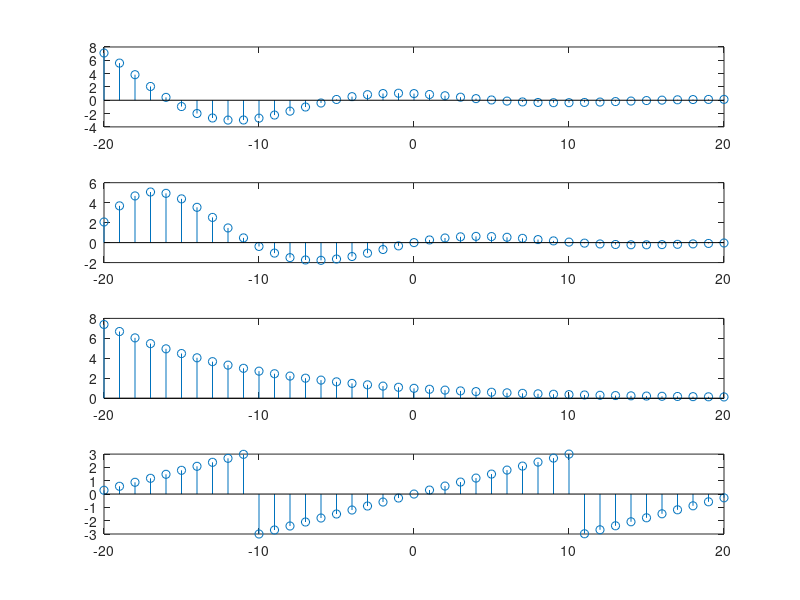

Here is the MATLAB script that generated this plot:
% Complex Exponential Signal

alfa = -0.1+0.3j;
n =-20:20;
x_n=exp(alfa*n);

subplot(4,1,1);
xlabel('time samples')
ylabel('real part')
stem(n,real(x_n));


subplot(4,1,2);
xlabel('time samples')
ylabel('imagin part')
stem(n,imag(x_n));

subplot(4,1,3);
xlabel('time samples')
ylabel('magnitude')
stem(n,abs(x_n));

subplot(4,1,4);
xlabel('time samples')
ylabel('phase')
stem(n,angle(x_n));


